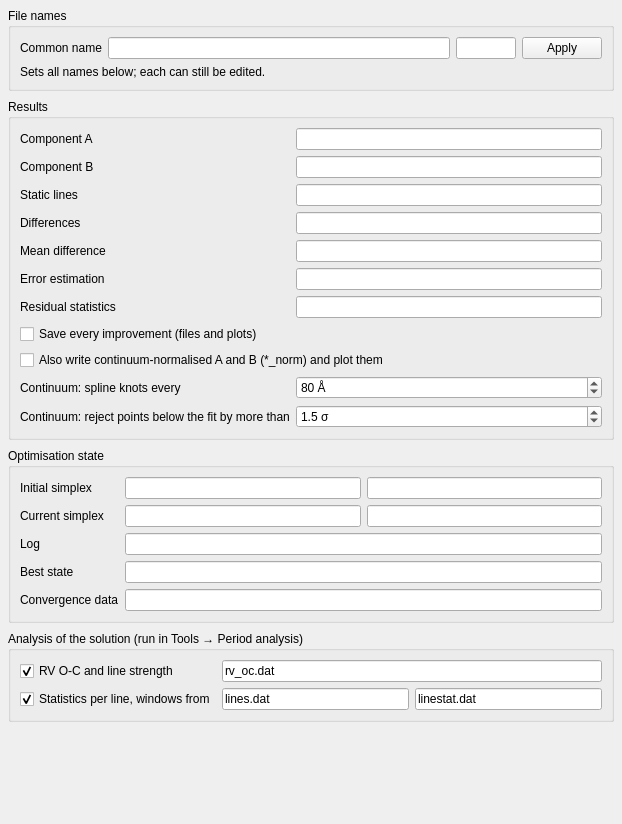
            <widget class="QWidget" name="tabOut_c">
             <property name="geometry">
              <rect>
               <x>0</x>
               <y>0</y>
               <width>622</width>
               <height>824</height>
              </rect>
             </property>
             <layout class="QVBoxLayout" name="tabOut_v">
              <property name="spacing">
               <number>8</number>
              </property>
              <property name="leftMargin">
               <number>8</number>
              </property>
              <property name="topMargin">
               <number>8</number>
              </property>
              <property name="rightMargin">
               <number>8</number>
              </property>
              <property name="bottomMargin">
               <number>8</number>
              </property>
              <item>
               <widget class="QGroupBox" name="grpNames">
                <property name="title">
                 <string>File names</string>
                </property>
                <layout class="QGridLayout" name="grdNames">
                 <item row="0" column="0">
                  <widget class="QLabel" name="lbl_56">
                   <property name="text">
                    <string>Common name</string>
                   </property>
                  </widget>
                 </item>
                 <item row="0" column="1">
                  <widget class="QLineEdit" name="lineEdit_25"/>
                 </item>
                 <item row="0" column="2">
                  <widget class="QLineEdit" name="lineEdit_26">
                   <property name="minimumSize">
                    <size>
                     <width>60</width>
                     <height>0</height>
                    </size>
                   </property>
                   <property name="maximumSize">
                    <size>
                     <width>60</width>
                     <height>16777215</height>
                    </size>
                   </property>
                  </widget>
                 </item>
                 <item row="0" column="3">
                  <widget class="QPushButton" name="pushButton_11">
                   <property name="text">
                    <string>Apply</string>
                   </property>
                  </widget>
                 </item>
                 <item row="1" column="0" colspan="4">
                  <widget class="QLabel" name="lbl_57">
                   <property name="text">
                    <string>Sets all names below; each can still be edited.</string>
                   </property>
                  </widget>
                 </item>
                </layout>
               </widget>
              </item>
              <item>
               <widget class="QGroupBox" name="grpResults">
                <property name="title">
                 <string>Results</string>
                </property>
                <layout class="QGridLayout" name="grdResults">
                 <item row="0" column="0">
                  <widget class="QLabel" name="lbl_58">
                   <property name="text">
                    <string>Component A</string>
                   </property>
                  </widget>
                 </item>
                 <item row="0" column="1">
                  <widget class="QLineEdit" name="lineEdit_5"/>
                 </item>
                 <item row="1" column="0">
                  <widget class="QLabel" name="lbl_59">
                   <property name="text">
                    <string>Component B</string>
                   </property>
                  </widget>
                 </item>
                 <item row="1" column="1">
                  <widget class="QLineEdit" name="lineEdit_8"/>
                 </item>
                 <item row="2" column="0">
                  <widget class="QLabel" name="lbl_60">
                   <property name="text">
                    <string>Static lines</string>
                   </property>
                  </widget>
                 </item>
                 <item row="2" column="1">
                  <widget class="QLineEdit" name="lineEdit_10"/>
                 </item>
                 <item row="3" column="0">
                  <widget class="QLabel" name="lbl_61">
                   <property name="text">
                    <string>Differences</string>
                   </property>
                  </widget>
                 </item>
                 <item row="3" column="1">
                  <widget class="QLineEdit" name="lineEdit_13"/>
                 </item>
                 <item row="4" column="0">
                  <widget class="QLabel" name="lbl_62">
                   <property name="text">
                    <string>Mean difference</string>
                   </property>
                  </widget>
                 </item>
                 <item row="4" column="1">
                  <widget class="QLineEdit" name="lineEdit_20"/>
                 </item>
                 <item row="5" column="0">
                  <widget class="QLabel" name="lbl_63">
                   <property name="text">
                    <string>Error estimation</string>
                   </property>
                  </widget>
                 </item>
                 <item row="5" column="1">
                  <widget class="QLineEdit" name="lineEdit_24"/>
                 </item>
                 <item row="6" column="0">
                  <widget class="QLabel" name="lbl_stat">
                   <property name="text">
                    <string>Residual statistics</string>
                   </property>
                  </widget>
                 </item>
                 <item row="6" column="1">
                  <widget class="QLineEdit" name="lineEdit_stat">
                   <property name="toolTip">
                    <string>Residuals per spectrum (mean, rms, std of observation - model), written by Update in the convergence tab.</string>
                   </property>
                  </widget>
                 </item>
                 <item row="7" column="0" colspan="2">
                  <widget class="QCheckBox" name="checkBox_19">
                   <property name="text">
                    <string>Save every improvement (files and plots)</string>
                   </property>
                  </widget>
                 </item>
                 <item row="8" column="0" colspan="2">
                  <widget class="QCheckBox" name="checkBox_norm">
                   <property name="toolTip">
                    <string>Fits a continuum to each disentangled component: a cubic spline per piece between excluded ranges, through the upper points (points more than the chosen number of sigma below the fit are lines, more than 3 sigma above are spikes; sigma from the points above the fit; iterated). Writes A and B divided by it as &lt;name&gt;_norm.&lt;ext&gt; beside the files as they come from the disentangling, and plots the normalised spectra.</string>
                   </property>
                   <property name="text">
                    <string>Also write continuum-normalised A and B (*_norm) and plot them</string>
                   </property>
                  </widget>
                 </item>
                 <item row="9" column="0">
                  <widget class="QLabel" name="lbl_normKnot">
                   <property name="text">
                    <string>Continuum: spline knots every</string>
                   </property>
                  </widget>
                 </item>
                 <item row="9" column="1">
                  <widget class="QDoubleSpinBox" name="doubleSpinBox_normKnot">
                   <property name="toolTip">
                    <string>Distance of the spline knots of the continuum fit. Smaller: follows broader wiggles more closely but also broad lines (Balmer wings); larger: smoother. Pieces shorter than this get a straight line (shorter than 20 Å: a constant).</string>
                   </property>
                   <property name="suffix">
                    <string> Å</string>
                   </property>
                   <property name="decimals">
                    <number>0</number>
                   </property>
                   <property name="minimum">
                    <double>10.000000000000000</double>
                   </property>
                   <property name="maximum">
                    <double>5000.000000000000000</double>
                   </property>
                   <property name="singleStep">
                    <double>10.000000000000000</double>
                   </property>
                   <property name="value">
                    <double>80.000000000000000</double>
                   </property>
                  </widget>
                 </item>
                 <item row="10" column="0">
                  <widget class="QLabel" name="lbl_normLow">
                   <property name="text">
                    <string>Continuum: reject points below the fit by more than</string>
                   </property>
                  </widget>
                 </item>
                 <item row="10" column="1">
                  <widget class="QDoubleSpinBox" name="doubleSpinBox_normLow">
                   <property name="toolTip">
                    <string>Points this far below the continuum fit count as lines and are left out (sigma from the points above the fit). Smaller: the continuum follows the upper envelope more closely (line-rich, cool stars); larger: closer to the mean of the continuum points (white noise, few lines).</string>
                   </property>
                   <property name="suffix">
                    <string> σ</string>
                   </property>
                   <property name="decimals">
                    <number>1</number>
                   </property>
                   <property name="minimum">
                    <double>0.500000000000000</double>
                   </property>
                   <property name="maximum">
                    <double>5.000000000000000</double>
                   </property>
                   <property name="singleStep">
                    <double>0.100000000000000</double>
                   </property>
                   <property name="value">
                    <double>1.500000000000000</double>
                   </property>
                  </widget>
                 </item>
                </layout>
               </widget>
              </item>
              <item>
               <widget class="QGroupBox" name="grpState">
                <property name="title">
                 <string>Optimisation state</string>
                </property>
                <layout class="QGridLayout" name="grdState">
                 <item row="0" column="0">
                  <widget class="QLabel" name="lbl_64">
                   <property name="text">
                    <string>Initial simplex</string>
                   </property>
                  </widget>
                 </item>
                 <item row="0" column="1">
                  <widget class="QLineEdit" name="lineEdit_14"/>
                 </item>
                 <item row="0" column="2">
                  <widget class="QLineEdit" name="lineEdit_15"/>
                 </item>
                 <item row="1" column="0">
                  <widget class="QLabel" name="lbl_65">
                   <property name="text">
                    <string>Current simplex</string>
                   </property>
                  </widget>
                 </item>
                 <item row="1" column="1">
                  <widget class="QLineEdit" name="lineEdit_16"/>
                 </item>
                 <item row="1" column="2">
                  <widget class="QLineEdit" name="lineEdit_17"/>
                 </item>
                 <item row="2" column="0">
                  <widget class="QLabel" name="lbl_66">
                   <property name="text">
                    <string>Log</string>
                   </property>
                  </widget>
                 </item>
                 <item row="2" column="1" colspan="2">
                  <widget class="QLineEdit" name="lineEdit_21"/>
                 </item>
                 <item row="3" column="0">
                  <widget class="QLabel" name="lbl_best">
                   <property name="text">
                    <string>Best state</string>
                   </property>
                  </widget>
                 </item>
                 <item row="3" column="1" colspan="2">
                  <widget class="QLineEdit" name="lineEdit_best">
                   <property name="toolTip">
                    <string>Best values found so far, written on every improvement while an optimisation runs; the program adds _rv (RVs of all spectra) or _orbit (orbital elements) to the name, e.g. beststate_rv.dat. Continue and every restart start from it if it exists and belongs to the current mode (and, for RVs, the same spectra); otherwise from the inputs, and the file is created anew. Give each setup in the same folder its own name.</string>
                   </property>
                  </widget>
                 </item>
                 <item row="4" column="0">
                  <widget class="QLabel" name="lbl_optdata">
                   <property name="text">
                    <string>Convergence data</string>
                   </property>
                  </widget>
                 </item>
                 <item row="4" column="1" colspan="2">
                  <widget class="QLineEdit" name="lineEdit_optdata">
                   <property name="toolTip">
                    <string>Iteration, evaluation and residuum of every step of the optimisation (convergence plot).</string>
                   </property>
                  </widget>
                 </item>
                </layout>
               </widget>
              </item>
              <item>
               <widget class="QGroupBox" name="grpAnalysis">
                <property name="title">
                 <string>Analysis of the solution (run in Tools → Period analysis)</string>
                </property>
                <layout class="QGridLayout" name="grdAnalysis">
                 <item row="0" column="0">
                  <widget class="QCheckBox" name="checkBox_anaFit">
                   <property name="toolTip">
                    <string>With the component spectra fixed, every spectrum is fitted with its own shift of A and B (O-C of the RVs, with errors) and its own strength of the lines of A and B (1 = as in the component spectra).</string>
                   </property>
                   <property name="text">
                    <string>RV O-C and line strength</string>
                   </property>
                   <property name="checked">
                    <bool>true</bool>
                   </property>
                  </widget>
                 </item>
                 <item row="0" column="1" colspan="2">
                  <widget class="QLineEdit" name="lineEdit_anaFit">
                   <property name="toolTip">
                    <string>Per spectrum: time, phase, RV of the model, O-C of the RV and line strength of A and B with standard errors, RMS of the fit.</string>
                   </property>
                   <property name="text">
                    <string>rv_oc.dat</string>
                   </property>
                  </widget>
                 </item>
                 <item row="1" column="0">
                  <widget class="QCheckBox" name="checkBox_anaLines">
                   <property name="toolTip">
                    <string>Mean, RMS and equivalent width of observation - model in every window of the file (from, to in Å, frame of the input spectra, optional label; created with strong lines if missing), for every spectrum.</string>
                   </property>
                   <property name="text">
                    <string>Statistics per line, windows from</string>
                   </property>
                   <property name="checked">
                    <bool>true</bool>
                   </property>
                  </widget>
                 </item>
                 <item row="1" column="1">
                  <widget class="QLineEdit" name="lineEdit_lines">
                   <property name="toolTip">
                    <string>Windows: from, to in Å (frame of the input spectra, wide enough for the RVs) and a label per line; # comments. Default lines.dat: created with Balmer, He I/II, Mg II, Na D, Ca II and Mg b if missing.</string>
                   </property>
                   <property name="text">
                    <string>lines.dat</string>
                   </property>
                  </widget>
                 </item>
                 <item row="1" column="2">
                  <widget class="QLineEdit" name="lineEdit_anaLines">
                   <property name="toolTip">
                    <string>Per spectrum and window: time, phase, label, pixels, mean, RMS and equivalent width [Å] of observation - model.</string>
                   </property>
                   <property name="text">
                    <string>linestat.dat</string>
                   </property>
                  </widget>
                 </item>
                </layout>
               </widget>
              </item>
              <item>
               <spacer name="sp_67">
                <property name="orientation">
                 <enum>Qt::Orientation::Vertical</enum>
                </property>
                <property name="sizeHint" stdset="0">
                 <size>
                  <width>0</width>
                  <height>0</height>
                 </size>
                </property>
               </spacer>
              </item>
             </layout>
            </widget>
